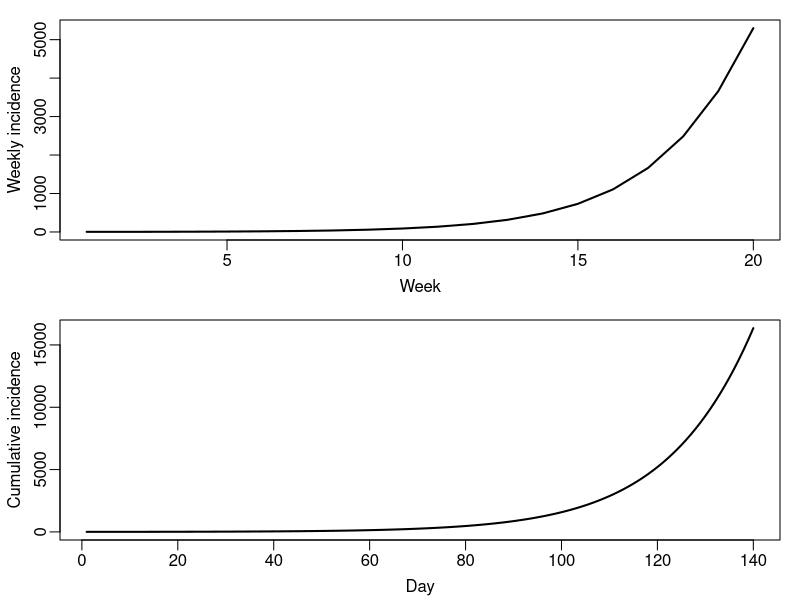
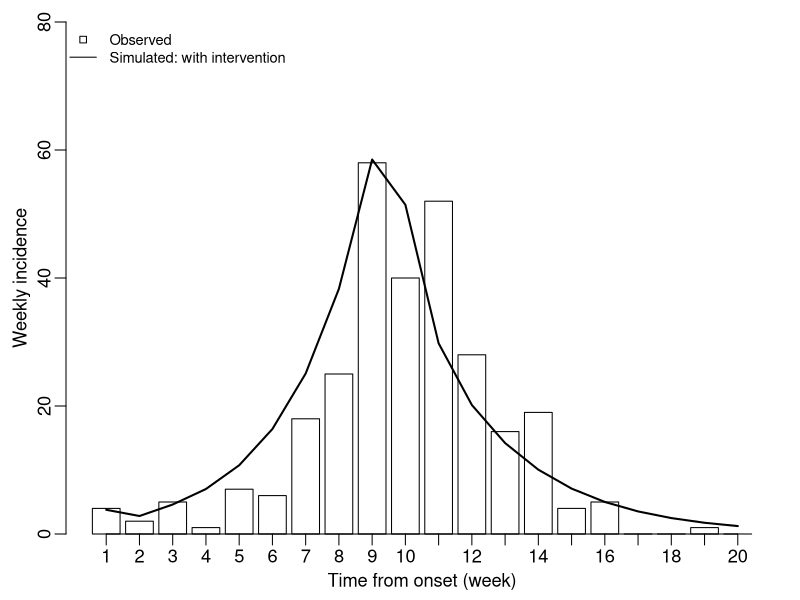
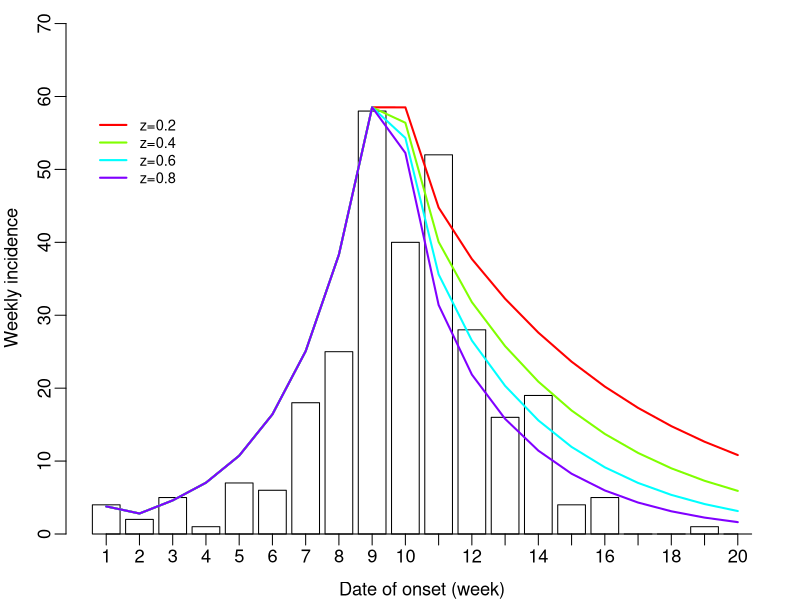

Reproduce these figures in R, in order.
## Lab 5: A complex compartmental model for Ebola
## model taken from Legrand et al. 2007

#############################################################################
## !!! NOTE: Please focus on the questions in the lab slides (i.e. pdf file)  
##              -those are the core questions you need to answer. 
## Any additional questions in this R script are meant as guidelines.
#############################################################################

## if you haven't had it installed yet, type in the following first:
## install.packages('deSolve')
library(deSolve)

EBOLA = function(t,state,parameters){
  with(as.list(c(state,parameters)),{
    
    # rate of change
    dS =  -S/N * (beta.I * I + beta.H * H + beta.F * FF);
    dE = S/N * (beta.I * I + beta.H * H  +  beta.F * FF)  -  alpha * E
    dI = alpha * E - I * (gamma.h * theta1 + gamma.d * (1 - theta1) * delta1 + gamma.i * (1 - theta1) * (1 - delta1));
    dH = gamma.h * theta1 * I - gamma.dh * delta2 * H  -  gamma.ih * (1 - delta2) * H
    dFF =  gamma.dh * delta2 * H  +  gamma.d * (1 - theta1) * delta1 * I  -  gamma.f * FF
    dR =  gamma.f * FF  +  gamma.i * (1 - theta1) * (1 - delta1) * I  +  gamma.ih * (1 - delta2) * H
    
    dcumInci = alpha * E # cumulative incidence
    
    # return the rate of change
    list(c(dS,  dE,  dI,  dH,  dFF,  dR,  dcumInci))
  }) # end with(as.list...)
}

####################################################################################
## Simulate the DRC 1995 outbreak
####################################################################################
# Initial conditions:
N = 2e5; E0 = H0 = FF0 = R0 = 0; I0 = 3; cumInci0 = 3; S0 = N-I0;
state = c(S=S0, E=E0, I=I0, H=H0, FF=FF0, R=R0, cumInci=cumInci0);

## parameters for the DRC 1995 outbreak (Tables 3 & 4 in Legrand et al. 2007)
# no intervention
alpha=1/7; # incubation period: 7 days
gamma.h=1/5; # from onset to hopspitalization: 5 days
gamma.d=1/9.6; # from onset to death: 9.6 days
gamma.i=1/10; # from onset to end of infectiousness for survivors: 10 days
gamma.f=1/2; # from death to traditional burial 2 days
gamma.ih=1/(10-5); # from hospitalization to end of infectiousness for survivors
gamma.dh=1/(9.6-5); # from hospitalization to death
theta1=.67; # proportion infectious in the hospital
delta1=.8; # CFR for unhospitalized
delta2=.8; # CFR for hospitalize
p=.85; ## reduced by a factor of p as we are running it deterministically
beta.I=.588/7; # transmission rate in the community
beta.H=.794/7; # transmission rate in the hospital
beta.F=7.653/7 * p # transmission rate at funerals; 

# parms without intervention
parmsNoCtrl=c(alpha=alpha, # incubation period: 7 days
              gamma.h=gamma.h, # from onset to hopspitalization: 5 days
              gamma.d=gamma.d, # from onset to death: 9.6 days
              gamma.i=gamma.i, # from onset to end of infectiousness for survivors: 10 days
              gamma.f=gamma.f, # from death to traditional burial 2 days
              gamma.ih=gamma.ih, # from hospitalization to end of infectiousness for survivors
              gamma.dh=gamma.dh, # from hospitalization to death
              theta1=theta1, # proportion infectious in the hospital
              delta1=delta1, # CFR for unhospitalized
              delta2=delta2, # CFR for hospitalize
              beta.I=beta.I, # transmission rate in the community
              beta.H=beta.H, # transmission rate in the hospital
              beta.F=beta.F # transmission rate at funerals, 
);


####################################
## FIRST RUN WITHOUT CONTROL:
####################################
times = 1:140; # run for 20 weeks
sim = ode(y=state,times=times,func=EBOLA,parms=parmsNoCtrl);

inci = sim[seq(7,nrow(sim),by = 7),'cumInci']-c(0,sim[seq(7,nrow(sim)-7,by=7),'cumInci']) # get weekly incidence

par(mfrow=c(2,1),mar=c(3,3,1,1),mgp=c(1.8,.5,0),cex=1)
plot(inci,ylab='Weekly incidence',xlab='Week',type='l',lwd=2)
plot(sim[,'cumInci'],ylab='Cumulative incidence',xlab='Day',type='l',lwd=2)


#######################################
## NOW RUN IT WITH INTERVENTION AFTER 9 WEEK OF FIRST CASE
#######################################

# parms with intervention
z=.88; # intervention in the community
z.H=.75; # intervention in the hospital
z.F=0.875; # intervention in safe burial
parmsCtrl=c(alpha=alpha, # incubation period: 7 days
            gamma.h=gamma.h, # from onset to hopspitalization: 5 days
            gamma.d=gamma.d, # from onset to death: 9.6 days
            gamma.i=gamma.i, # from onset to end of infectiousness for survivors: 10 days
            gamma.f=gamma.f, # from death to traditional burial 2 days
            gamma.ih=gamma.ih, # from hospitalization to end of infectiousness for survivors
            gamma.dh=gamma.dh, # from hospitalization to death
            theta1=theta1, # proportion infectious in the hospital
            delta1=delta1, # CFR for unhospitalized
            delta2=delta2, # CFR for hospitalize
            beta.I=beta.I * (1-z), # transmission rate in the community
            beta.H=beta.H * (1-z.H), # transmission rate in the hospital
            beta.F=beta.F * (1-z.F) # transmission rate at funerals, 
);

## simulation starts on Mar 1, no intervention until May 4 (~9 weeks later)
## last case identified on July 12 (~19w weeks later)
times1=seq(1,9*7,by=1); # first 9 weeks with out intervention
times2=seq(9*7, 20*7,by=1); # afterward with incidence

# Stage 1: no intervention
simNoCtrl=ode(y=state,times=times1,func=EBOLA,parms=parmsNoCtrl);

# Stage 2: yes intervention
state2=c(S=tail(simNoCtrl[,'S'],1),E=tail(simNoCtrl[,'E'],1),
         I=tail(simNoCtrl[,'I'],1),H=tail(simNoCtrl[,'H'],1),
         FF=tail(simNoCtrl[,'FF'],1),R=tail(simNoCtrl[,'R'],1),
         cumInci=tail(simNoCtrl[,'cumInci'],1));
simCtrl=ode(y=state2,times=times2,func=EBOLA,parms=parmsCtrl);

# Combine the two
sim2=rbind(simNoCtrl,simCtrl[-1,])

inci2=sim2[seq(7,nrow(sim2),by=7),'cumInci']-c(0,sim2[seq(7,nrow(sim2)-7,by=7),'cumInci']) # get weekly incidence


#######################################
## COMPARE: NO-INTERVENTION, YES-INTERVENTION, OBSERVATIONS
#######################################
## mock data
dates=seq(as.Date('1995/3/4'),as.Date('1995/7/15'),by=7);
obs=c(4,2,5,1,7,6,18,25,58,40,52,28,16,19,4,5,0,0,1,0); # 291 cases
da=cbind(dates,obs)

## plot results：simulated (with intervention) v. observations
par(mfrow=c(1,1), mar=c(3,3,1,1),mgp=c(1.6,.5,0),cex=1.1)
## Note: In barplot, bars are not drawn at intervals 1:10, etc., but on something else. 
## The actual x-coodinates can be seen if you save your barplot object. 
df.bar=barplot(obs,col='white',xlab='Time from onset (week)',
               ylab='Weekly incidence',ylim=c(0,80))
axis(1,at=df.bar,lab=1:20)
lines(x=df.bar, y=inci2,lwd=2) # use 'x=df.bar' to match with weeks
legend('topleft',c('Observed','Simulated: with intervention'),
       lty=c(NA,1),pch=c(0,NA),col=c('black','black'),cex=.8,bty='n')


##########################
### Q3: compare intervention with no intervention

  # plot and compare all three yourself


##############################################################################
## SENSITIVITY TESTS & EFFECTIVENESS OF INTERVENTION
##############################################################################
## Reduction in transmission within the community:
times1=seq(1,9*7,by=1); # first wk weeks with out intervention
times2=seq(9*7, 20*7,by=1);

zs=seq(.2,.8,by=.2)
res=matrix(0,20,length(zs))
for (i in 1:length(zs)){
  z=zs[i]; # intervention in the community
  z.H=0.75; # intervention in the hospital
  z.F=0.875; # intervention in safe burial
  parmsCtrl=c(alpha=alpha, # incubation period: 7 days
              gamma.h=gamma.h, # from onset to hopspitalization: 5 days
              gamma.d=gamma.d, # from onset to death: 9.6 days
              gamma.i=gamma.i, # from onset to end of infectiousness for survivors: 10 days
              gamma.f=gamma.f, # from death to traditional burial 2 days
              gamma.ih=gamma.ih, # from hospitalization to end of infectiousness for survivors
              gamma.dh=gamma.dh, # from hospitalization to death
              theta1=theta1, # proportion infectious in the hospital
              delta1=delta1, # CFR for unhospitalized
              delta2=delta2, # CFR for hospitalize
              beta.I=beta.I * (1-z), # transmission rate in the community
              beta.H=beta.H * (1-z.H), # transmission rate in the hospital
              beta.F=beta.F * (1-z.F) # transmission rate at funerals, 
  );
  simNoCtrl=ode(y=state,times=times1,func=EBOLA,parms=parmsNoCtrl);
  state2=c(S=tail(simNoCtrl[,'S'],1),E=tail(simNoCtrl[,'E'],1),I=tail(simNoCtrl[,'I'],1),
           H=tail(simNoCtrl[,'H'],1),FF=tail(simNoCtrl[,'FF'],1),R=tail(simNoCtrl[,'R'],1),
           Inci=tail(simNoCtrl[,'cumInci'],1));
  simCtrl=ode(y=state2,times=times2,func=EBOLA,parms=parmsCtrl);
  sim=rbind(simNoCtrl,simCtrl[-1,])
  # save the result before exiting the loop
  res[,i]=sim[seq(7,nrow(sim),by=7),'cumInci']-c(0,sim[seq(7,nrow(sim)-7,by=7),'cumInci']) # get weekly incidence
}

ymax=max(res)*1.2
par(mar=c(3,3,1,1),mgp=c(2,.5,0),cex=1.1)
df.bar=barplot(obs,col='white',xlab='Date of onset (week)',
               ylab='Weekly incidence',ylim=c(0,ymax))
axis(1,at=df.bar,lab=1:20)
matlines(x=df.bar, y=res,lty=1, lwd=2,col=rainbow(ncol(res))) # use 'x=df.bar' to match with weeks
legend(0,ymax/1.2,c(paste('z=',zs,sep='')),
       lty=1, lwd=2,col=rainbow(ncol(res)),bty='n',cex=.8)



## NOW ADAPT THE CODE ABOVE TO COMPLETE THE EXERCISE BELOW:


##############################
# intervention at the hospital
##############################


##############################
# Intervention at the funerals
##############################


##############################
## Timing of intervention
##############################
